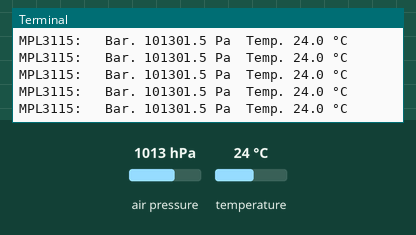
A program run on a simulated Raspberry Pi (BCM pin numbers). On the bench: the last lines printed to the terminal. The test bench sets the inputs (shaded band); at power-on: air pressure 1013 hPa, temperature 24 °C.

Above: at 2.2 s.
2.3 s: air pressure set to 952 hPa
At 2.33 s:
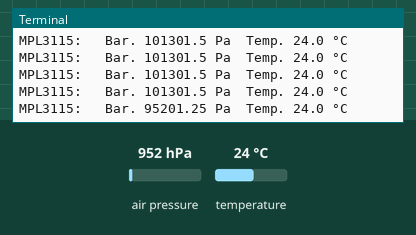
3.8 s: temperature set to 12 °C
At 3.85 s:
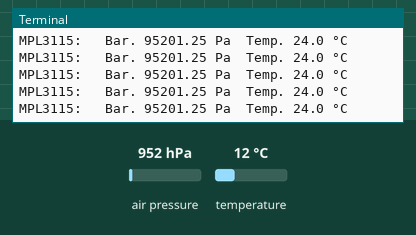
5.3 s: air pressure set to 975 hPa
At 5.38 s:
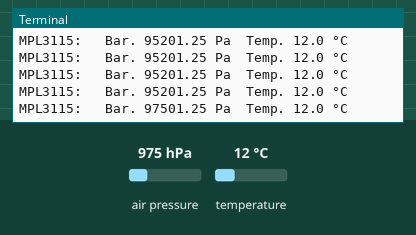
Timing chart, 0 to 8.3 s (numbered marks = the images above; inputs shaded):
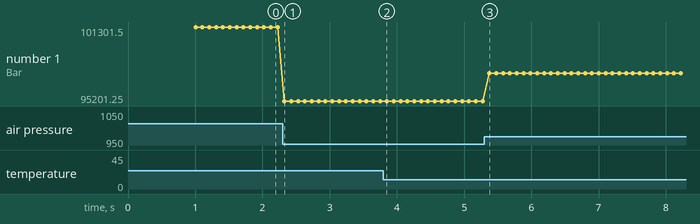

The program:

mpl3115a2.py
```python
#!/usr/bin/env python2

# MPL3115A2 : Altitude, pressure and temperature sensor
# This script acquire the data.
# It will output the temperature in Celsius degree, and either the pressure in Pascal, either the altitude in meter.

import smbus
import time

alt_bar = 1			# 0 to choose altimeter, 1 to choose barometer

# Special character
deg = u'\N{DEGREE SIGN}'

# I2C constants
bus = smbus.SMBus(1)		# 0 if /dev/i2c-0 exists, 1 if /dev/i2c-1 exists
ADDR		= 0x60
PT_DATA_CFG	= 0x13
CTRL_REG1	= 0x26
CTRL_REG2	= 0x27
CTRL_REG3	= 0x28
CTRL_REG4	= 0x29
CTRL_REG5	= 0x2a

# Enable event flags
#bus.write_byte_data(ADDR, PT_DATA_CFG, 0x07)


### MPL3115A2's class
class Mpl3115a2:
	def __init__(self):
		who_am_i = bus.read_byte_data(ADDR, 0x0C)
		if who_am_i == 0xc4:
			if alt_bar==0:
				# Set altimeter & set oversample ratio to 128
				bus.write_byte_data(ADDR, CTRL_REG1, 0xb8)
			else:
				# Set barometer & set oversample ratio to 128
				bus.write_byte_data(ADDR, CTRL_REG1, 0x08)
			bus.write_byte_data(ADDR, CTRL_REG2, 0x00)
			bus.write_byte_data(ADDR, CTRL_REG3, 0x17)
			bus.write_byte_data(ADDR, CTRL_REG4, 0x00)
			bus.write_byte_data(ADDR, CTRL_REG5, 0x00)
			bus.write_byte_data(ADDR, PT_DATA_CFG, 0x07)	# Enable event flags
			return
		else:
			print "Device ID is ", hex(who_am_i), " instead of 0xC4."
			exit(1)

	def get_alt(self):
		alt_block_data = bus.read_i2c_block_data(ADDR,0x01,3)
		alt_msb = alt_block_data[0]
		alt_csb = alt_block_data[1]
		alt_lsb = alt_block_data[2]
		alt_int = (alt_msb << 8) + alt_csb
		# Integer part : convert 2's complement to integer
		if alt_int & (1<<15):
			alt_int -= 1<<16
		# Decimal part
		# Example : alt_lsb = 0xE0  ->  alt_dec = "0,E" = 0xE0>>8 = 14/256.0 = 0,875
		alt_dec = alt_lsb / 256.0
		return (alt_int + alt_dec)

	def get_bar(self):
		bar_block_data = bus.read_i2c_block_data(ADDR,0x01,3)
		bar_msb = bar_block_data[0]
		bar_csb = bar_block_data[1]
		bar_lsb = bar_block_data[2]
		bar_int = (bar_msb << 10) + (bar_csb << 2) + (bar_msb >> 6)
		bar_dec = (bar_msb >> 4) & 0x03
		bar_dec /= 4.0
		return (bar_int + bar_dec)

	def get_temp(self):
		temp_block_data = bus.read_i2c_block_data(ADDR,0x04,2)
		temp_int = temp_block_data[0]
		temp_dec = temp_block_data[1]
		# Integer part : convert 2's complement to integer
		if temp_int & (1<<15):
			temp_int -= 1<<16
		# Decimal part (cf decimal part of altimeter above to understand why we divide by 256.0)
		temp_dec = temp_dec / 256.0
		return (temp_int + temp_dec)

	def active(self):
		val = bus.read_byte_data(ADDR,0x26)
		val = val | 0x01
		bus.write_byte_data(ADDR,0x26,val)
		return

	def standby(self):
		val = bus.read_byte_data(ADDR,0x26)
		val = val & ~0x01
		bus.write_byte_data(ADDR,0x26,val)
		return


### Main
print "Press Ctrl+C to exit."
mpl = Mpl3115a2()
mpl.active()
time.sleep(1)
try:
	while 1:
		if alt_bar==0:
			print "MPL3115:", "\tAlt.", mpl.get_alt(), "m\tTemp:", mpl.get_temp(), deg+"C"
		else:
			print "MPL3115:", "\tBar.", mpl.get_bar(), "Pa\tTemp.", mpl.get_temp(), deg+"C"
		time.sleep(0.1)
except KeyboardInterrupt:
	print
finally:
	mpl.standby()
```

Measured:
- after the input at 2.3 s, the terminal: prints a new line at once (image 1)
- after the input at 5.3 s, the terminal: prints a new line after 0.08 s (image 3)
- plotted number 1: 101301.5 → 95201.25 after the input at 2.3 s, 95201.25 → 97501.25 after the input at 5.3 s
